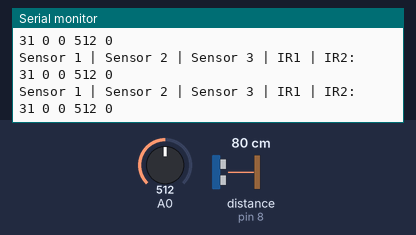
A sketch run on a simulated Arduino Uno, built with avr-gcc and run on an emulated ATmega328P. Parts: the last lines printed to the serial monitor. Wiring (inferred from the names in the program): ultrasonic range finder: trigger pin 9; echo pin 8. The test bench sets the inputs (shaded band); at power-on: A0 = 512, distance to the obstacle (sensor on pin 8) 80 cm. The echo pulse lasts 58.3 µs per cm.

Above: at 4.2 s.
4.3 s: A0 set to 106
At 4.78 s:
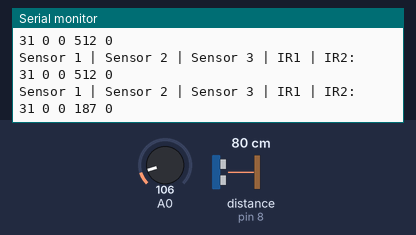
7.3 s: A0 set to 89
At 7.31 s:
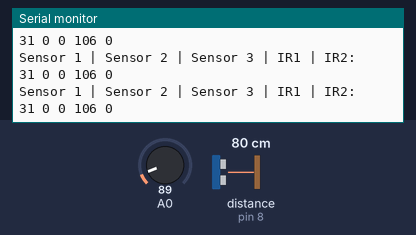
Timing chart, 0 to 10.3 s (numbered marks = the images above; inputs shaded):
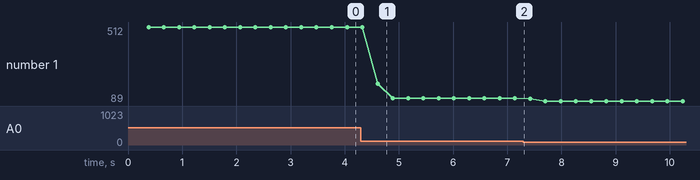

The sketch:

Ultrasonic_test_3.ino
```cpp
//Define echo pins for each individual ultrasonic sensor
#define echo1 8
#define echo2 4
#define echo3 2

//Define trigger pins
#define trig1 9
#define trig2 5
#define trig3 3

//Define IR connections
#define IR1 A0
#define IR2 A1

//Update frequency
#define UPDATE 1 / 20 * 1000

long D_US1, D_US2, D_US3;					//Distances that the ulrasonic sensors read.
int D_IR1, D_IR2;							//Distances that the IR sensors read.
int US_Count, IR_Count, Total_Count = 0;	//Count of cars
long min_distance;							//The minimum distance that the sensors can read and still
											//not say that it's a car.
bool flag1, flag2;							//Flags that help determine if both the IR and US sensors
											//detected a car.
long ground;								//Distance from the sensor to the ground
long sumGround;
int numMeasurements;

//Function that returns the distance between the US sensor and the closest objet, eg the ground or car
long USMeas(int trigPin, int echoPin) {

	long duration;
	digitalWrite(trigPin, HIGH);
	delayMicroseconds(2);

	digitalWrite(trigPin, HIGH);
	delayMicroseconds(10);

	digitalWrite(trigPin, LOW);
	duration = pulseIn(echoPin, HIGH);

	//Calculate the distance (in inches) based on the speed of sound.
	return duration / 58.2 * 0.393701;


}

//Measuring function for the IR sensor.
int IRMeas( int IRpin ) {

	int averaging = 0;				//  Holds value to average readings

	int distance = 0;
	// Get a sampling of 5 readings from sensor
	for (int i=0; i<5; i++) {
		distance = analogRead( IRpin );
		averaging = averaging + distance;
		delay(55);      // Wait 55 ms between each read
		// According to datasheet time between each read
		//  is -38ms +/- 10ms. Waiting 55 ms assures each
		//  read is from a different sample
	}

	distance = averaging / 5;		// Average out readings
	return(distance);				// Return value

}


void setup() {
	//Establish a BAUD rate of 9600 BPS
	Serial.begin(9600);
	//Set dedicated outputs and inputs
	pinMode(trig1, OUTPUT);
	pinMode(echo1, INPUT);
	pinMode(trig2, OUTPUT);
	pinMode(echo2, INPUT);
	pinMode(trig3, OUTPUT);
	pinMode(echo3, INPUT);

	//Set the distance from the sensor to the ground.
	numMeasurements = 10;
	sumGround = 0.0;
	int i;
	for(i = 0; i < numMeasurements; i++){
		sumGround += USMeas(trig1, echo1);
	}
	ground = sumGround / numMeasurements;
}


void loop() {
	D_US1, D_US2, D_US3, D_IR1, D_IR2 = 0;
	min_distance = ground - 43;							//Set the minimum distance.
	flag1, flag2 = false;
	//Ensure that the US sensors are triggered in the right order. Only triggering
	//the sensors in the right order will increment the US car count.
	D_US1 = USMeas( trig1, echo1 );
	if(D_US1 < min_distance){
		D_US2 = USMeas( trig2, echo2 );
		if(D_US2 < min_distance){
			D_US3 = USMeas( trig3, echo3 );
			if(D_US3 < min_distance) {
				flag1 = true;
				US_Count++;
			}
		}
	}

	//As before, we need to ensure that the IR sensors are tripped in the correct order in order to
	//increment the IR car count.
	D_IR1 = IRMeas( IR1 );
	if(D_IR1 < min_distance){
		D_IR2 = IRMeas( IR2 );
		if(D_IR2 < min_distance){
			flag2 = true;
			IR_Count++;
		}
	}

	//If both US and IR car counts have been incremented, increment the total car counts
	if(flag1 && flag2) Total_Count++;

	//Display Formated Measurements on the serial monitor
	Serial.println("Sensor 1 | Sensor 2 | Sensor 3 | IR1 | IR2: ");
	Serial.print(D_US1);Serial.print(" ");Serial.print(D_US2);Serial.print(" ");
	Serial.print(D_US3);Serial.print(" ");Serial.print(D_IR1);Serial.print(" ");
	Serial.print(D_IR2);Serial.print(" ");
	Serial.println(" ");

	//Take Measurements Every 1000ms = 1s
	delay(UPDATE);


}
```

Measured:
- after the input at 4.3 s, the serial monitor: prints a new line after 0.31 s (image 1)
- plotted number 1: 512 → 106 after the input at 4.3 s, 106 → 89 after the input at 7.3 s
